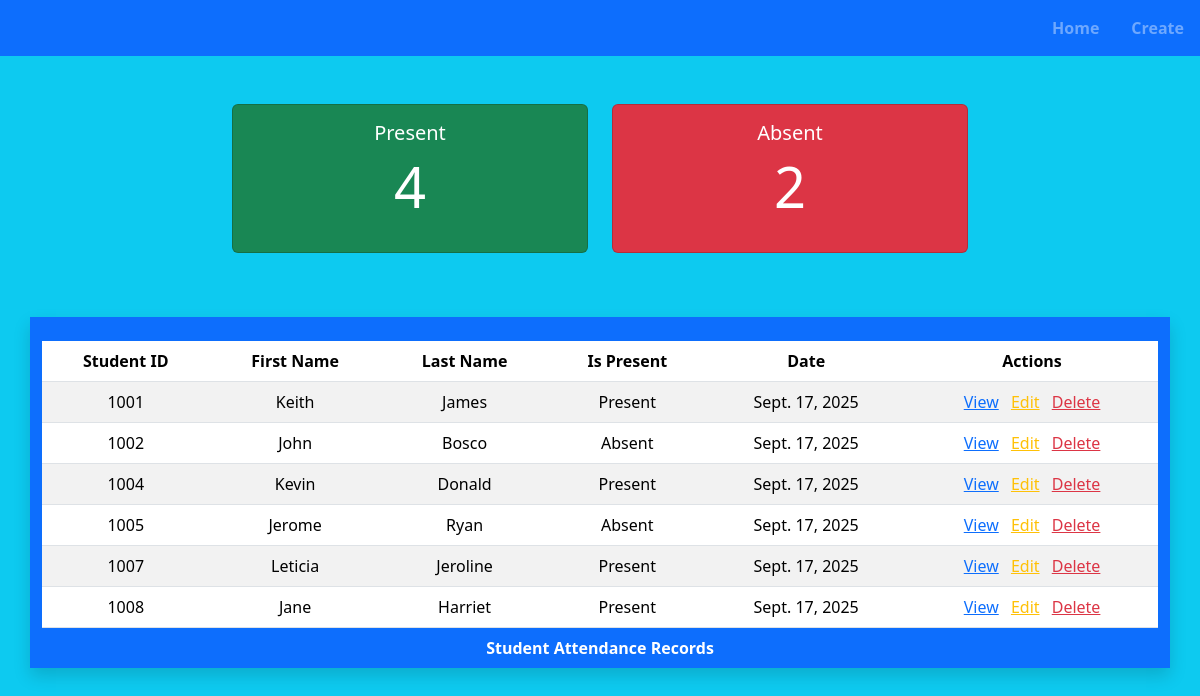
The page / on the database its author committed.
### attendance/models.py (models this page shows, shortened)
class Student(models.Model):
    first_name = models.CharField(max_length=100)
    last_name = models.CharField(max_length=100)
    is_present = models.BooleanField(default=False)
    student_id = models.CharField(max_length=20, unique=True)
    date = models.DateField()

### attendance/views.py (the view)
# urls.py: path('', views.homePage, name='home'),
def homePage(request):
    attendanceList = Student.objects.order_by('student_id')
    present = 0
    absent = 0
    for student in attendanceList:
        if student.is_present:
            present += 1
        else:
            absent += 1
    context = {
        'attendanceList' : attendanceList,
        'present': present,
        'absent': absent,
    }
    return render(request, 'index.html', context)

### attendance/templates/index.html (shortened to what this page needs)
<!DOCTYPE html>
<html lang="en">
<head>
    <link href="https://cdn.jsdelivr.net/npm/bootstrap@5.3.8/dist/css/bootstrap.min.css" rel="stylesheet"
>
</head>
<body class="bg-info">
    <nav class="navbar bg-primary justify-content-end fw-bold" data-bs-theme="dark">
        <ul class="nav">
            <li class="nav-item"> <a class="nav-link" href="{% url 'home' %}">Home</a> </li>
            <li class="nav-item"> <a class="nav-link" href="{% url 'create' %}">Create</a> </li>
        </ul>
    </nav>
    <div class="container mt-5">
        <div class="row justify-content-center">
            <div class="col-md-4 mb-3">
                <div class="card text-white bg-success text-center">
                    <div class="card-body">
                        <h5 class="card-title">Present</h5>
                        <p class="display-4">{{ present }}</p>
                    </div>
                </div>
            </div>
            <div class="col-md-4 mb-3">
                <div class="card text-white bg-danger text-center">
                    <div class="card-body">
                        <h5 class="card-title">Absent</h5>
                        <p class="display-4">{{ absent }}</p>
                    </div>
                </div>
            </div>
        </div>
    </div>
    <div class="container shadow mt-5 bg-primary pt-4">
        <table class="table table-striped text-center">
            <caption class="text-center fw-bold text-white">Student Attendance Records</caption>
            <thead>
                <tr>
                    <th scope="col">Student ID</th>
                    <th scope="col">First Name</th>
                    <th scope="col">Last Name</th>
                    <th scope="col">Is Present</th>
                    <th scope="col">Date</th>
                    <th scope="col">Actions</th>
                </tr>
            </thead>
            {% for student in attendanceList %}
            <tr>
                <td>{{ student.student_id }}</td>
                <td>{{ student.first_name }}</td>
                <td>{{ student.last_name }}</td>
                <td>{{ student.is_present|yesno:"Present,Absent" }}</td>
                <td>{{ student.date }}</td>
                <td class="text-center">
                    <div>
                        <a href="{% url 'view_attendance' student.id %}" class="me-2">View</a>
                        <a href="{% url 'edit_attendance' student.id %}" class="text-warning me-2">Edit</a>
                        <a href="{% url 'delete_attendance' student.id %}" class="text-danger">Delete</a>
                    </div>
                </td>
            </tr>
            {% endfor %}
        </table>
    </div>
</body>
</html>

### rows shown on the page
Student: student_id "1001", first_name "Keith", last_name "James", is_present "Present", date "Sept. 17, 2025"
Student: student_id "1002", first_name "John", last_name "Bosco", is_present "Absent", date "Sept. 17, 2025"
Student: student_id "1004", first_name "Kevin", last_name "Donald", is_present "Present", date "Sept. 17, 2025"
Student: student_id "1005", first_name "Jerome", last_name "Ryan", is_present "Absent", date "Sept. 17, 2025"
Student: student_id "1007", first_name "Leticia", last_name "Jeroline", is_present "Present", date "Sept. 17, 2025"
Student: student_id "1008", first_name "Jane", last_name "Harriet", is_present "Present", date "Sept. 17, 2025"

### other values the page prints
{{ present }} "4"
{{ absent }} "2"
